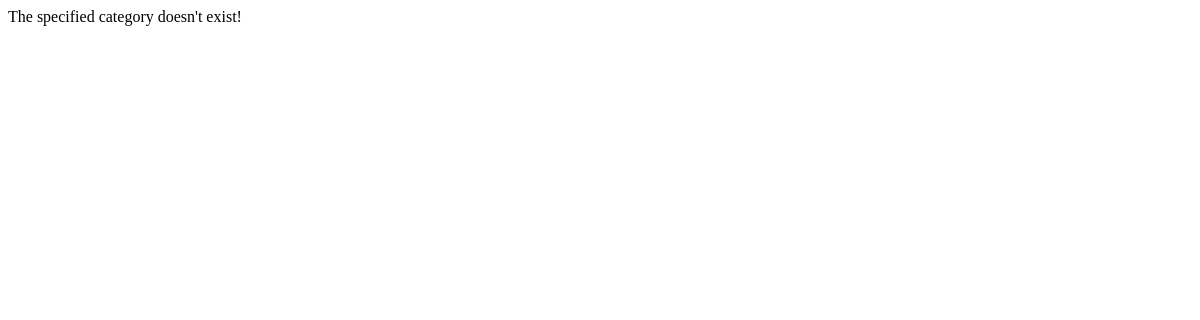
Page /rango/category/relatable/add_page/ on the earlier database version.
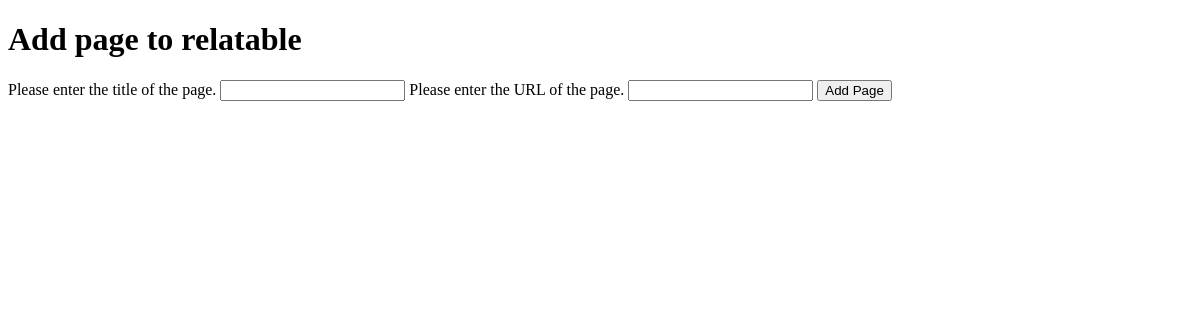
Same page on the later database version.
### rango/models.py (models this page shows, shortened)
class Category(models.Model):
    name = models.CharField(max_length=128, unique=True)
    views = models.IntegerField(default=0)
    likes = models.IntegerField(default=0)
    slug = models.SlugField(unique=True)
    class Meta:
        verbose_name_plural = 'Categories'

### rango/views.py (the view, shortened to what this page needs)
# urls.py: url(r'^category/(?P<category_name_slug>[\w\-]+)/add_page/$', views.add_page, name='add_page'),
def add_page(request, category_name_slug):
    try:
        category = Category.objects.get(slug=category_name_slug)
    except Category.DoesNotExist:
        category = None
    form = PageForm()
    context_dict = {'form': form, 'category': category}
    return render(request, 'rango/add_page.html', context_dict)

### rango/forms.py (shortened to what this page needs)
class PageForm(forms.ModelForm):
    title = forms.CharField(max_length=128, help_text='Please enter the title of the page.')
    url = forms.URLField(max_length=200, help_text="Please enter the URL of the page.")
    views = forms.IntegerField(widget=forms.HiddenInput(), initial=0)
    class Meta:
        model = Page
        exclude = ('category',)

### templates/rango/add_page.html (shortened to what this page needs)
<!DOCTYPE html>
<html>
<head>
</head>
<body>
    {% if category %}
    <h1> Add page to {{category.name}}</h1>
    <form id="page_form" method="post" action="/rango/category/{{category.slug}}/add_page/">
        {% for field in form.visible_fields %}
            {{field.help_text}}
            {{field}}
        {% endfor %}
        <input type="submit" name="submit" value="Add Page">
    </form>
    {% else %}
        The specified category doesn't exist!
    {% endif %}
</body>
</html>

Differences in the rows shown:
added Category: name "relatable"
Other differences:
form field submit: (not shown) → "Add Page"
text no longer shown: "The specified category doesn't exist!"
text now shown: "Add page to"
new list line: "Please enter the title of the page. "
new list line: "Please enter the URL of the page. "
